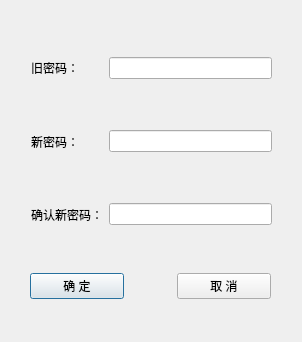
<?xml version="1.0" encoding="UTF-8"?>
<ui version="4.0">
 <class>EditInfoDialog</class>
 <widget class="QDialog" name="EditInfoDialog">
  <property name="geometry">
   <rect>
    <x>0</x>
    <y>0</y>
    <width>302</width>
    <height>342</height>
   </rect>
  </property>
  <property name="windowTitle">
   <string>Dialog</string>
  </property>
  <widget class="QWidget" name="layoutWidget">
   <property name="geometry">
    <rect>
     <x>30</x>
     <y>270</y>
     <width>241</width>
     <height>32</height>
    </rect>
   </property>
   <layout class="QHBoxLayout" name="bottomHorizontalLayout" stretch="2,1,2">
    <item>
     <widget class="QPushButton" name="confirmPushButton">
      <property name="text">
       <string>确 定</string>
      </property>
     </widget>
    </item>
    <item>
     <spacer name="horizontalSpacer">
      <property name="orientation">
       <enum>Qt::Horizontal</enum>
      </property>
      <property name="sizeHint" stdset="0">
       <size>
        <width>40</width>
        <height>20</height>
       </size>
      </property>
     </spacer>
    </item>
    <item>
     <widget class="QPushButton" name="cancelPushButton">
      <property name="text">
       <string>取 消</string>
      </property>
     </widget>
    </item>
   </layout>
  </widget>
  <widget class="QWidget" name="">
   <property name="geometry">
    <rect>
     <x>31</x>
     <y>31</y>
     <width>241</width>
     <height>221</height>
    </rect>
   </property>
   <layout class="QHBoxLayout" name="horizontalLayout">
    <item>
     <layout class="QVBoxLayout" name="leftVerticalLayout">
      <property name="spacing">
       <number>0</number>
      </property>
      <item>
       <widget class="QLabel" name="pre_pswLabel">
        <property name="text">
         <string>旧密码：</string>
        </property>
       </widget>
      </item>
      <item>
       <widget class="QLabel" name="new_pswLabel">
        <property name="text">
         <string>新密码：</string>
        </property>
       </widget>
      </item>
      <item>
       <widget class="QLabel" name="psw_confirmLabel">
        <property name="text">
         <string>确认新密码：</string>
        </property>
       </widget>
      </item>
     </layout>
    </item>
    <item>
     <layout class="QVBoxLayout" name="rightVerticalLayout">
      <property name="spacing">
       <number>25</number>
      </property>
      <item>
       <widget class="QLineEdit" name="pre_pswLineEdit">
        <property name="echoMode">
         <enum>QLineEdit::Password</enum>
        </property>
       </widget>
      </item>
      <item>
       <widget class="QLineEdit" name="new_pswLineEdit">
        <property name="echoMode">
         <enum>QLineEdit::Password</enum>
        </property>
       </widget>
      </item>
      <item>
       <widget class="QLineEdit" name="psw_confirmLneEdit">
        <property name="echoMode">
         <enum>QLineEdit::Password</enum>
        </property>
       </widget>
      </item>
     </layout>
    </item>
   </layout>
  </widget>
 </widget>
 <resources/>
 <connections/>
</ui>
